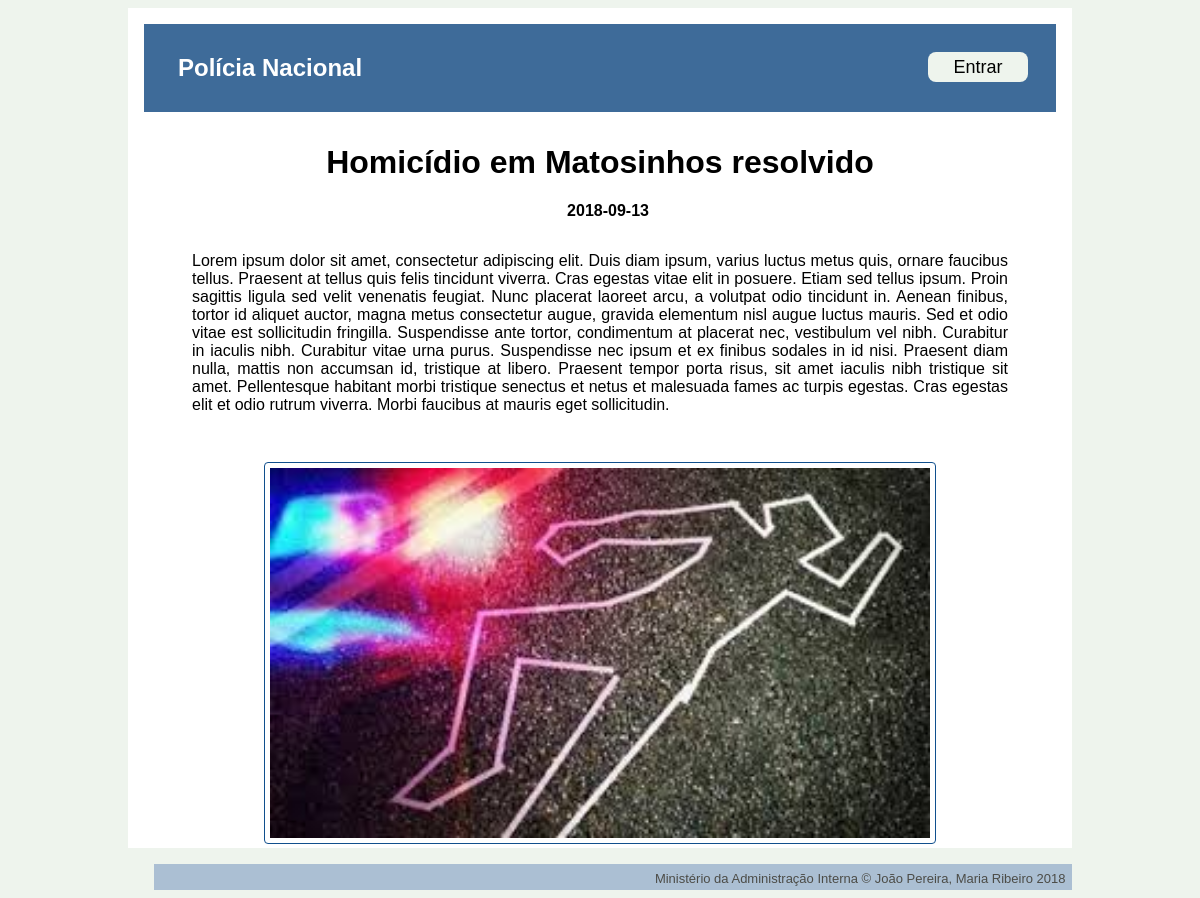
Page /pages/news.php?id=1 on the committed database.
### tables this page shows
CREATE TABLE news (
    id INTEGER PRIMARY KEY,
    title VARCHAR NOT NULL,
    text VARCHAR NOT NULL,
    date DATE NOT NULL,
    pic VARCHAR
);

### database/connection.php (called while the page is built, shortened)
<?php $db = new PDO('sqlite:../database/database.db');
function GetNewById($id) {
  global $db;
  $query = $db->prepare('SELECT * FROM news WHERE id=?');
  $query->execute(array($id));
  return $query->fetch();
}

### pages/news.php (the view, shortened to what this page needs)
<?php
    include_once('../database/connection.php');
    $id=$_GET["id"];
    $new=GetNewById($id);
?>
<!DOCTYPE html>
<html>
<head>
    <link href="../css/public_style.css" rel="stylesheet">
    <link href="../css/public_layout.css" rel="stylesheet">
</head>
<div class="news_container">
    <header class="header" id="news_header">
        <a href="public.php"><h2>Polícia Nacional</h2></a>
        <button type="log_in" onclick="location.href='log_in.php'">Entrar</button>
    </header>
    <body id="news_body">
        <div id="news_title">
            <?php echo "<h1>" . $new['title'] . "</h1>";
            echo "<h4>" . $new['date'] . "</h4>"; ?>
        </div>
        <div id="news_text">
            <?php echo "<p>" . $new['text'] . "</p>"; ?>
        </div>
        <?php if (isset($new['pic'])) { ?>
            <img src="../news_pic/<?=$new['pic']?>.jpg">
        <?php }?>
    </body>
</div>
<?php include_once('../common/footer.php'); ?>
</html>

### css/public_style.css (style rules this page uses)
html { background-color:#EEF4ED; width:80%; text-align:center; margin:auto; font-family: Arial, Helvetica, sans-serif; }
.header { background-color: rgb(62, 107, 153); padding: 0.5em; margin:0; margin-right: 0.5em; }
.header h2 { margin-left: 1em; color: white; }
.header button { padding: 0%; height: 30px; width: 100px; margin-top: 1em; margin-right: 1em; background-color: #EEF4ED; border: none; color: black; text-align: center; text-decoration: none; display: inline-block; font-size: 18px; border-radius: 8px; }
img { border: 1px solid rgb(16, 79, 141); border-radius: 4px; padding: 5px; width: 80px; }
h1, h2, h3, h4, h5, p { font-family: Arial, Helvetica, sans-serif; }
h3, h2 { color: rgb(16, 79, 141); }
.news_container { background-color:white; margin-bottom: 1em; }
#news_header { margin: 1em; margin-top: 1em; }
#news_header a { text-decoration: none; }

### css/public_layout.css (style rules this page uses)
.header { display: grid; grid-template-areas: 'title log_in'; grid-gap: 10px; padding: 10px; justify-content: space-between; }
.header { grid-area: header; }
.news a, h4 { margin-top: 0; margin-bottom: 0.1em; margin-left: 1em; text-align: left; }
.news_container { display: inline-block; }
#news_title { margin-top: 2em; margin-bottom: 2em; }
#news_title h4 { text-align: center; }
#news_text { margin-left: 4em; margin-right: 4em; text-align: justify; }
#news_body img { width: 70%; height: 70%; margin-top: 2em; }

### rows in the picture
news: title "Homicídio em Matosinhos resolvido", date "2018-09-13", text "Lorem ipsum dolor sit amet, consectetur adipiscing elit. Duis diam ipsum, varius luctus metus quis, ornare faucibus tellus. Praesent at tellus quis felis tincidunt viverra. Cras egestas vitae elit in posuere. Etiam sed tellus ipsum. Proin sagittis ligula sed velit venenatis feugiat. Nunc placerat laoreet arcu, a volutpat odio tincidunt in. Aenean finibus, tortor id aliquet auctor, magna metus consectetur augue, gravida elementum nisl augue luctus mauris. Sed et odio vitae est sollicitudin fringilla. Suspendisse ante tortor, condimentum at placerat nec, vestibulum vel nibh. Curabitur in iaculis nibh. Curabitur vitae urna purus. Suspendisse nec ipsum et ex finibus sodales in id nisi. Praesent…"
